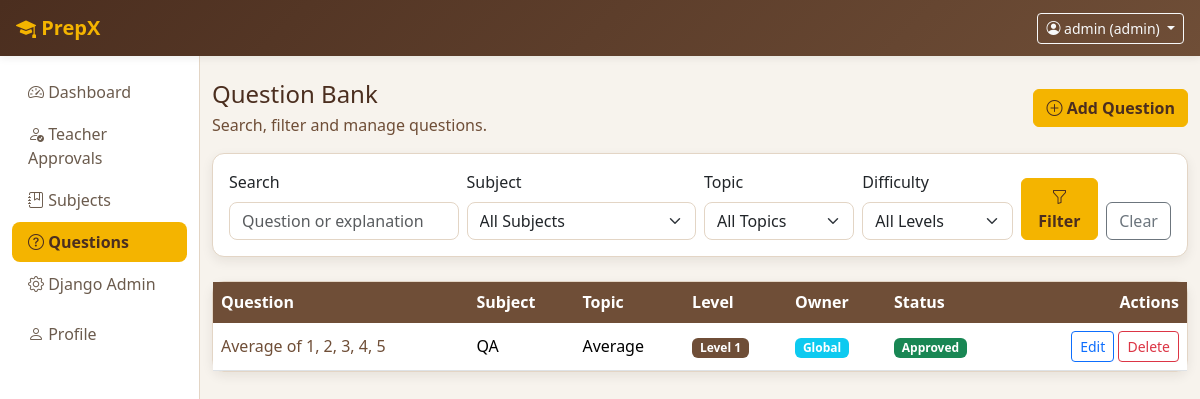
/questions/ (signed in), run on the app's committed database.
### accounts/models.py (models this page shows, shortened)
class User(AbstractUser):
    ROLE_CHOICES = (
        ('admin', 'Admin'),
        ('teacher', 'Teacher'),
        ('student', 'Student'),
    )
    role = models.CharField(max_length=10, choices=ROLE_CHOICES, default='student')
    is_approved = models.BooleanField(
        default=True,
        help_text="Teachers require admin approval before activation."
    )

### questions/models.py (models this page shows, shortened)
class Question(BaseModel):
    subject = models.ForeignKey(Subject, on_delete=models.CASCADE)
    topic = models.ForeignKey(Topic, on_delete=models.CASCADE)
    question_text = models.TextField()
    option_a = models.TextField()
    option_b = models.TextField()
    option_c = models.TextField()
    option_d = models.TextField()
    correct_option = models.CharField(max_length=1)
    explanation = models.TextField()
    difficulty_level = models.IntegerField()
    created_by = models.ForeignKey(settings.AUTH_USER_MODEL, on_delete=models.CASCADE)
    is_global = models.BooleanField(default=False)
    STATUS_CHOICES = [
        ('pending', 'Pending'),
        ('approved', 'Approved'),
        ('rejected', 'Rejected')
    ]
    status = models.CharField(max_length=10, choices=STATUS_CHOICES, default='pending')
    class Meta:
        indexes = [
            models.Index(fields=['subject', 'topic']),
            models.Index(fields=['difficulty_level']),
            models.Index(fields=['created_by']),
            models.Index(fields=['is_global', 'status', 'is_active']),
        ]
        ordering = ['-created_at']

### subjects/models.py (models this page shows, shortened)
class Subject(BaseModel):
    name = models.CharField(max_length=100, unique=True)
    class Meta:
        constraints = [
            UniqueConstraint(Lower('name'), name='unique_subject_name_ci'),
        ]
        ordering = ['name']  # for sorting in ascending

class Topic(BaseModel):
    subject = models.ForeignKey(Subject, on_delete=models.CASCADE, related_name='topics')
    name = models.CharField(max_length=100)
    class Meta:
        constraints = [
            UniqueConstraint(Lower('name'), 'subject', name='unique_topic_name_per_subject_ci'),
        ]
        ordering = ['subject__name', 'name']

### questions/views.py (the view)
# urls.py: path('', views.question_list, name='question_list'),
@role_required('admin', 'teacher', 'student')
def question_list(request):
    user = request.user
    if user.role == 'admin':
        qs = Question.objects.filter(is_active=True)
    elif user.role == 'teacher':
        qs = Question.objects.filter(Q(is_global=True) | Q(created_by=user), is_active=True)
    else:
        qs = Question.objects.filter(is_global=True, status='approved', is_active=True)
    qs = qs.select_related('subject', 'topic', 'created_by')
    search = request.GET.get('search', '').strip()
    subject_id = request.GET.get('subject')
    topic_id = request.GET.get('topic')
    difficulty = request.GET.get('difficulty')
    if search:
        qs = qs.filter(Q(question_text__icontains=search) | Q(explanation__icontains=search))
    if subject_id:
        qs = qs.filter(subject_id=subject_id)
    if topic_id:
        qs = qs.filter(topic_id=topic_id)
    if difficulty:
        qs = qs.filter(difficulty_level=difficulty)
    paginator = Paginator(qs, 10)
    page_obj = paginator.get_page(request.GET.get('page'))
    from subjects.models import Subject
    context = {
        'page_obj': page_obj,
        'subjects': Subject.objects.filter(is_active=True),
        'difficulty_range': range(1, 11),
        'search': search,
        'selected_subject': subject_id,
        'selected_topic': topic_id,
        'selected_difficulty': difficulty,
    }
    return render(request, 'questions/list.html', context)

### templates/questions/list.html (shortened to what this page needs)
{% extends 'base.html' %}
{% block content %}
<div class="d-flex justify-content-between align-items-center mb-3" xmlns:s.id>
    <div>
        <h4 class="mb-1">Question Bank</h4>
        <p class="text-secondary mb-0">
            Search, filter and manage questions.
        </p>
    </div>
    {% if user.role == 'admin' or user.role == 'teacher' %}
        <a href="{% url 'add_question' %}" class="btn btn-primary">
            <i class="bi bi-plus-circle"></i>
            Add Question
        </a>
    {% endif %}
</div>
<div class="card card-stat mb-4">
    <div class="card-body">
        <form method="get" class="row g-2">
            <div class="col-md-3">
                <label class="form-label">Search</label>
                <input
                    type="text"
                    name="search"
                    value="{{ search }}"
                    class="form-control"
                    placeholder="Question or explanation"
                >
            </div>
            <div class="col-md-3">
                <label class="form-label">Subject</label>
                <select
                    name="subject"
                    class="form-select"
                    id="id_subject"
                >
                    <option value="">All Subjects</option>
                </select>
            </div>
            <div class="col-md-2">
                <label class="form-label">Topic</label>
                <select
                    name="topic"
                    class="form-select"
                    id="id_topic"
                >
                    <option value="">All Topics</option>
                </select>
            </div>
            <div class="col-md-2">
                <label class="form-label">Difficulty</label>
                <select
                    name="difficulty"
                    class="form-select"
                >
                    <option value="">All Levels</option>
                </select>
            </div>
            <div class="col-md-2 d-flex align-items-end gap-2">
                <button
                    type="submit"
                    class="btn btn-primary"
                >
                    <i class="bi bi-funnel"></i>
                    Filter
                </button>
                <a
                    href="{% url 'question_list' %}"
                    class="btn btn-outline-secondary"
                >
                    Clear
                </a>
            </div>
        </form>
    </div>
</div>
<div class="card card-stat">
    <div class="card-body p-0">
        <div class="table-responsive">
            <table class="table table-hover align-middle mb-0">
                <thead>
                    <tr>
                        <th>Question</th>
                        <th>Subject</th>
                        <th>Topic</th>
                        <th>Level</th>
                        <th>Owner</th>
                        <th>Status</th>
                        <th class="text-end">Actions</th>
                    </tr>
                </thead>
                <tbody>
                {% for q in page_obj %}
                    <tr>
                        <td>
                            <a
                                href="{% url 'question_detail' q.pk %}"
                                class="text-decoration-none"
                            >
                                {{ q.question_text|truncatechars:60 }}
                            </a>
                        </td>
                        <td>
                            {{ q.subject.name }}
                        </td>
                        <td>
                            {{ q.topic.name }}
                        </td>
                        <td>
                            <span class="badge bg-secondary">
                                Level {{ q.difficulty_level }}
                            </span>
                        </td>
                        <td>
                            {% if q.is_global %}
                                <span class="badge bg-info">
                                    Global
                                </span>
                            {% else %}
                                {{ q.created_by.username }}
                            {% endif %}
                        </td>
                        <td>
                            {% if q.status == 'approved' %}
                                <span class="badge bg-success">
                                    Approved
                                </span>
                            {% elif q.status == 'pending' %}
                                <span class="badge bg-warning text-dark">
                                    Pending
                                </span>
                            {% else %}
                                <span class="badge bg-danger">
                                    Rejected
                                </span>
                            {% endif %}
                        </td>
                        <td class="text-end">
                            {% if user.role == 'admin' or q.created_by_id == user.id %}
                                <a
                                    href="{% url 'edit_question' q.pk %}"
                                    class="btn btn-outline-primary btn-sm"
                                >
                                    Edit
                                </a>
                                <a
                                    href="{% url 'delete_question' q.pk %}"
                                    class="btn btn-outline-danger btn-sm"
                                    onclick="return confirm('Deactivate this question?')"
                                >
                                    Delete
                                </a>
                            {% endif %}
                        </td>
                    </tr>
                {% endfor %}
                </tbody>
            </table>
        </div>
    </div>
</div>
{% endblock %}

### templates/base.html (shortened to what this page needs)
<!DOCTYPE html>
{% load static %}
<html lang="en">
<head>
    <link href="https://cdn.jsdelivr.net/npm/bootstrap@5.3.3/dist/css/bootstrap.min.css" rel="stylesheet">
    <link href="https://cdn.jsdelivr.net/npm/bootstrap-icons@1.11.3/font/bootstrap-icons.css" rel="stylesheet">
    <link href="{% static 'css/app.css' %}" rel="stylesheet">
</head>
<body>
<nav class="navbar navbar-dark navbar-prepx px-3">
    <a class="navbar-brand fw-bold" href="{% url 'role_redirect' %}">
        <i class="bi bi-mortarboard-fill"></i>
        PrepX
    </a>
    {% if user.is_authenticated %}
        <div class="d-flex align-items-center">
            <div class="dropdown">
                <button
                    class="btn btn-outline-light btn-sm dropdown-toggle"
                    type="button"
                    data-bs-toggle="dropdown"
                    aria-expanded="false"
                >
                    <i class="bi bi-person-circle"></i>
                    {{ user.username }} ({{ user.role }})
                </button>
            </div>
        </div>
    {% endif %}
</nav>
<div class="container-fluid">
    <div class="row">
        {% if user.is_authenticated %}
            <div class="col-md-2 sidebar py-3">
                {% include 'partials/sidebar.html' %}
            </div>
            <div class="col-md-10 py-4">
        {% else %}
            <div class="col-12 py-4">
        {% endif %}
                {% block content %}
                {% endblock %}
            </div>
    </div>
    </div>
</body>
</html>

### static/css/app.css (style rules this page uses)
:root { --primary: #f4b400; --primary-dark: #d99400; --secondary: #6f4e37; --secondary-dark: #4b2e1f; --accent: #ffd166; --success: #2e7d32; --warning: #d97706; --danger: #c62828; --background: #f7f3ed; --surface: #ffffff; --text-primary: #2c1e12; --text-secondary: #6b5b4d; --border: #e3d5c5; --shadow: rgba(44, 30, 18, 0.08); }
body { background-color: var(--background); color: var(--text-primary); }
.navbar-prepx { background: linear-gradient( 135deg, var(--secondary-dark), var(--secondary) ); box-shadow: 0 2px 8px var(--shadow); }
.navbar-prepx .navbar-brand { color: var(--primary); }
.sidebar { background-color: var(--surface); border-right: 1px solid var(--border); min-height: calc(100vh - 56px); }
.card-stat { border: 1px solid var(--border); border-radius: 12px; background-color: var(--surface); box-shadow: 0 4px 12px var(--shadow); transition: transform 0.2s ease, box-shadow 0.2s ease; }
.btn-primary { background-color: var(--primary); border-color: var(--primary); color: var(--secondary-dark); font-weight: 600; }
.form-control, .form-select { border: 1px solid var(--border); border-radius: 8px; }
.card { border: 1px solid var(--border); border-radius: 12px; box-shadow: 0 4px 12px var(--shadow); }
.table { background-color: var(--surface); }
.table thead th { background-color: var(--secondary); color: #ffffff; border-color: var(--secondary); }
.badge.bg-secondary { background-color: var(--secondary) !important; }
a { color: var(--secondary); }
h1, h2, h3, h4, h5, h6 { color: var(--secondary-dark); }
.text-secondary { color: var(--secondary) !important; }

### data on the page
User: username "admin", role "admin"
Question: question_text "Average of 1, 2, 3, 4, 5", subject.name "QA", topic.name "Average", difficulty_level "1", is_global "Global", status "Approved"
